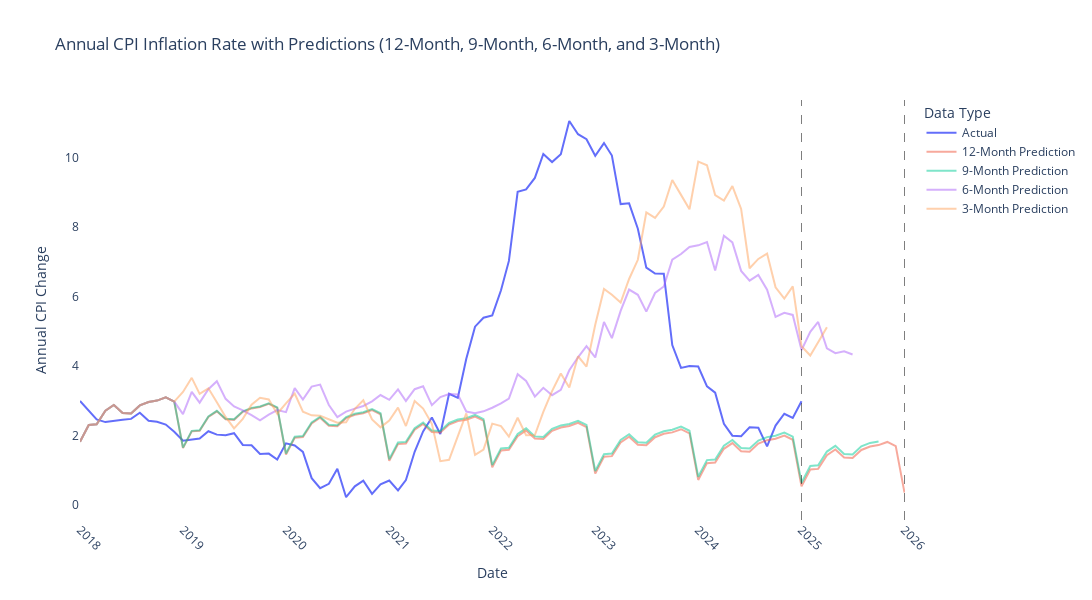

The code cell stored with this chart in its notebook:
### Markdown cell above
### Visualizations
First, we visualise a predicted vs actual plot to represent our models' performance on the testing set.

### Code cell
# Prepare data for plotting
plot_data = pd.concat([
    viz_data[['Date_CPI', 'CPI_Annual_Change']].rename(columns={'CPI_Annual_Change': 'Annual_Change'}),
    pd.DataFrame({
        'Date_CPI': predictions[12]['extended_data']['Date_CPI'],
        'Annual_Change': predictions[12]['back_transformed']
    }),
    pd.DataFrame({
        'Date_CPI': predictions[9]['extended_data']['Date_CPI'], 
        'Annual_Change': predictions[9]['back_transformed']
    }),
    pd.DataFrame({
        'Date_CPI': predictions[6]['extended_data']['Date_CPI'],
        'Annual_Change': predictions[6]['back_transformed']
    }),
    pd.DataFrame({
        'Date_CPI': predictions[3]['extended_data']['Date_CPI'],
        'Annual_Change': predictions[3]['back_transformed']
    })
], keys=['Actual', '12-Month Prediction', '9-Month Prediction', '6-Month Prediction', '3-Month Prediction']).reset_index(level=0).rename(columns={'level_0': 'Type'})

# Create figure
fig = go.Figure()

# Add actual data
actual_data = plot_data[plot_data['Type'] == 'Actual']
fig.add_trace(go.Scatter(
    x=actual_data['Date_CPI'], 
    y=actual_data['Annual_Change'], 
    mode='lines', 
    name='Actual'
))

# Add predictions
for prediction_type in ['12-Month Prediction', '9-Month Prediction', '6-Month Prediction', '3-Month Prediction']:
    prediction_data = plot_data[plot_data['Type'] == prediction_type]
    fig.add_trace(go.Scatter(
        x=prediction_data['Date_CPI'], 
        y=prediction_data['Annual_Change'], 
        mode='lines', 
        name=prediction_type, 
        opacity=0.5
    ))

# Add vertical lines for forecast periods
fig.add_shape(
    type="line",
    x0="2025-01-01", y0=0, x1="2025-01-01", y1=1,
    xref='x', yref='paper', opacity=0.5,
    line=dict(color="Black", width=1, dash="dash")
)
fig.add_shape(
    type="line", 
    x0="2026-01-01", y0=0, x1="2026-01-01", y1=1,
    xref='x', yref='paper', opacity=0.5,
    line=dict(color="Black", width=1, dash="dash")
)

# Update layout
fig.update_layout(
    height=600,
    width=1200,
    title_text="Annual CPI Inflation Rate with Predictions (12-Month, 9-Month, 6-Month, and 3-Month)",
    xaxis_title="Date",
    yaxis_title="Annual CPI Change",
    legend_title="Data Type",
    plot_bgcolor='white'
)

fig.update_xaxes(tickangle=45, showgrid=False)
fig.update_yaxes(showgrid=False)

fig.show()
